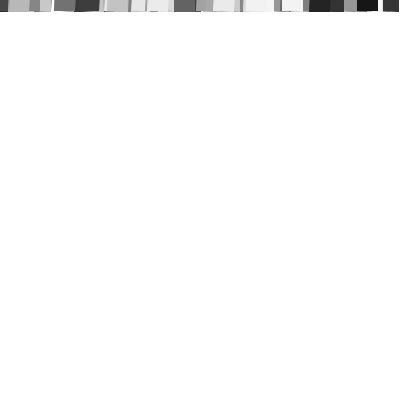
Frame 1 (no input)
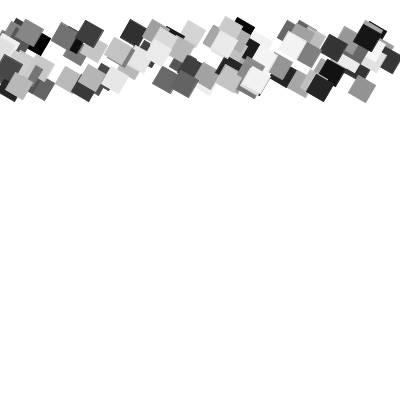
Frame 60 (the mouse pressed at the canvas centre just before this capture)
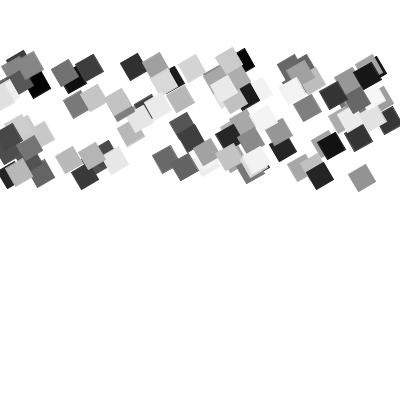
Frame 120 (the mouse held since frame 60 and released just before this capture)

The Processing sketch that drew these frames (run headless with seeded random() and noise(); from frame 60 on, the mouse is pressed at the canvas centre):

// Processing sketch: processing_103070
// ── processing_103070.pde

// Day12 Q9
/*
問 8 のプログラムを変更して、描く正方形の色を乱 数で決めるように変更したものを作成してください。
*/
int maxobj = 100;
float[] x = new float[maxobj]; 
float[] y = new float[maxobj];  
float[] rot = new float[maxobj]; // 正方形の回転角度(ラジアン)
float[] v = new float[maxobj]; // 正方形の移動速度
color[] c = new color[maxobj];
void setup(){
 size(400,400); smooth();
 for (int i=0; i<maxobj; i++) {
    x[i] = random(0,width);
    y[i] = 0;
    rot[i] = 0;
    v[i] = random(0.5,1.5); 
    c[i] = color(random(255)); //monochrome :-p
 }
}

void draw(){
 background(255);
 stroke(255,25,50); 
 fill(255,25,50); 
 for (int i=0; i<maxobj; i++) {
   rot[i] = rot[i] + PI/90;
   y[i] = y[i] + v[i]; // (a) 
   if(y[i]>height){ // (b) 
     y[i] = 0;
     v[i] = random(0,1.5);//(c) 
   }
   fill(c[i]); stroke(c[i]);
   pushMatrix();
     translate(x[i],y[i]);// (d) , (e) 
     rotate(rot[i]); // (g) 
     rectMode(CENTER);  // (g) 
     rect(0,0,20,20);
   popMatrix();
 } //end for
}
